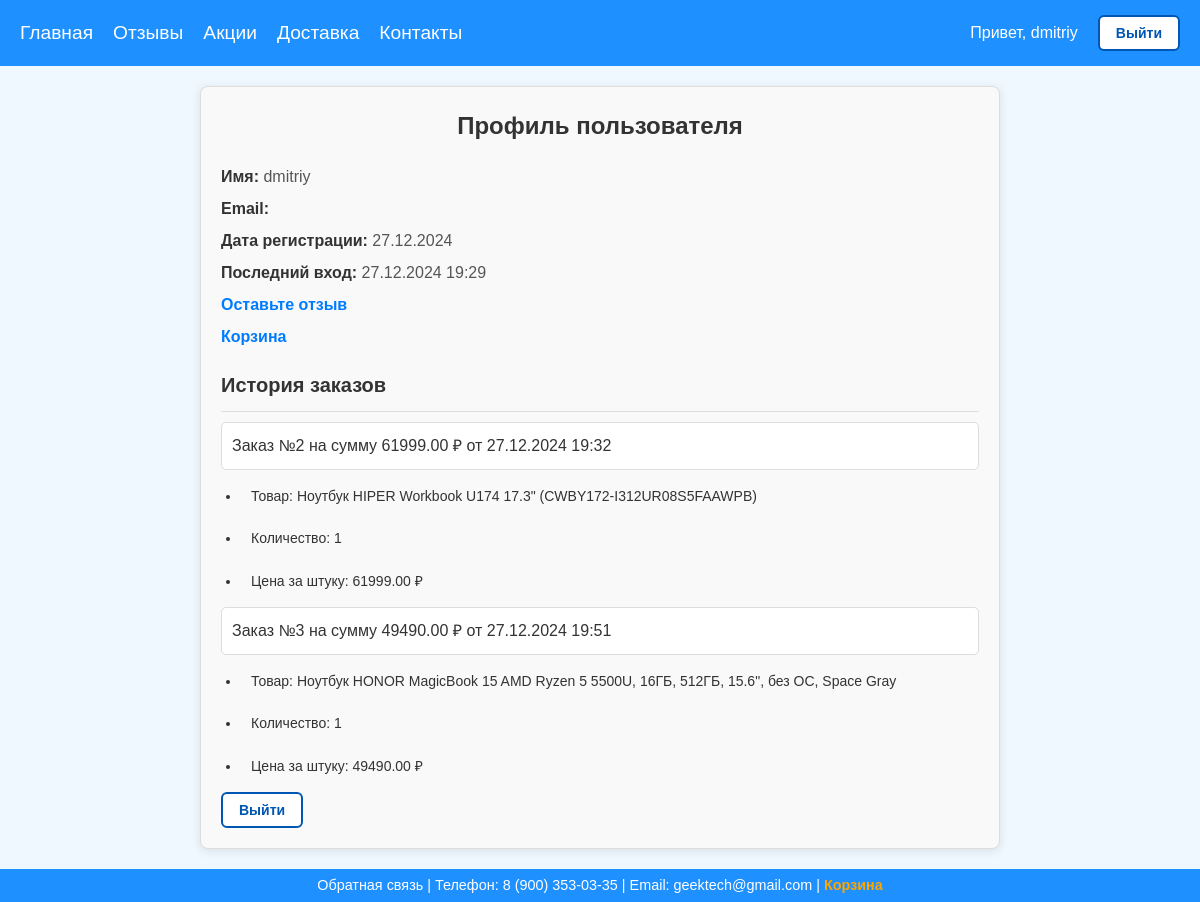
The app's page /user/profile/ (signed in) with its own data.
### shopapp/views.py (models this page shows, shortened)
class Order(models.Model):
    user = models.ForeignKey(User, on_delete=models.CASCADE, related_name='orders')
    created_at = models.DateTimeField(auto_now_add=True)
    total_price = models.DecimalField(max_digits=10, decimal_places=2, default=0.0)
    products = models.ManyToManyField(Product, through='OrderItem')

class OrderItem(models.Model):
    order = models.ForeignKey(Order, related_name='items', on_delete=models.CASCADE)
    product = models.ForeignKey(Product, on_delete=models.CASCADE)
    quantity = models.IntegerField(default=1)
    price = models.DecimalField(max_digits=10, decimal_places=2)

### shopapp/models.py (models this page shows, shortened)
class Product(models.Model):
    product_name = models.CharField(max_length=100)
    manufacturer = models.CharField(max_length=80)
    price = models.DecimalField(max_digits=10, decimal_places=2)
    description = models.TextField()
    images = models.ManyToManyField(ProductImage, blank=True, related_name='products')
    preview = models.ImageField(upload_to='products/previews/', blank=True, null=True)
    created_at = models.DateTimeField(auto_now_add=True)
    updated_at = models.DateTimeField(auto_now=True)
    discount = models.DecimalField(max_digits=5, decimal_places=2, default=0.00)
    stock_quantity = models.PositiveIntegerField(default=0)
    category = models.ForeignKey(Category, on_delete=models.CASCADE, related_name="products")

### users/views.py (the view)
# urls.py: path('profile/', profile_view, name='profile'),
@login_required
def profile_view(request: HttpRequest):
    orders = request.user.orders.all()
    for order in orders:
        for item in order.items.all():
            item.total_price = item.quantity * item.price
    return render(request, 'profile.html', {'orders': orders})

### users/templates/profile.html (shortened to what this page needs)
{% extends 'base.html' %}
{% block additional_styles %}
    {% load static %}
    <link rel="stylesheet" href="{% static 'css/base.css' %}">
    <link rel="stylesheet" href="{% static 'css/profile.css' %}">
{% endblock %}
{% block main %}
    <div class="profile-container">
        <div class="profile-header">
            <h1>Профиль пользователя</h1>
        </div>
        <div class="profile-info">
            <p><strong>Имя:</strong> {{ user.username }}</p>
            <p><strong>Email:</strong> {{ user.email }}</p>
            <p><strong>Дата регистрации:</strong> {{ user.date_joined|date:"d.m.Y" }}</p>
            <p><strong>Последний вход:</strong> {{ user.last_login|date:"d.m.Y H:i" }}</p>
            <p><strong><a href="{% url 'shopapp:feedback' %}">Оставьте отзыв</a> </strong></p>
            <p><strong><a href="{% url 'shopapp:cart' %}">Корзина</a> </strong></p>
            <h3>История заказов</h3>
            <ul>
                {% if user.orders.all %}
                    {% for order in user.orders.all %}
                        <li>Заказ №{{ order.id }} на сумму {{ order.total_price }} ₽ от {{ order.created_at|date:"d.m.Y H:i" }}</li>
                        <ul>
                            {% for item in order.items.all %}
                                <li>Товар: {{ item.product.product_name }}</li>
                                <li>Количество: {{ item.quantity }}</li>
                                <li>Цена за штуку: {{ item.price }} ₽</li>
                            {% endfor %}
                        </ul>
                    {% endfor %}
                {% else %}
                    <li>У вас нет заказов.</li>
                {% endif %}
            </ul>
        </div>
        <div>
            <form action="{% url 'logout' %}" method="post">
                <button type="submit" class="btn-logout">Выйти</button>
            </form>
        </div>
    </div>
{% endblock %}

### shopapp/templates/base.html (shortened to what this page needs)
<!DOCTYPE html>
<html lang="ru">
<head>
    {% load static %}
    <link rel="stylesheet" href="{% static 'css/base.css' %}">
    {% block additional_styles %}
    {% endblock %}
</head>
<body>
    <header>
        <div class="menu">
            <a href="{% url 'shopapp:index' %}">Главная</a>
            <a href="{% url 'shopapp:reviews' %}">Отзывы</a>
            <a href="{% url 'shopapp:promotions' %}">Акции</a>
            <a href="{% url 'shopapp:delivery' %}">Доставка</a>
            <a href="{% url 'shopapp:contacts' %}">Контакты</a>
        </div>
        <div class="log-reg-menu">
            {% if user.is_authenticated %}
                <a href="{% url 'users:profile' %}"><span>Привет, {{ user.username }}</span></a>
                <div>
                    <form action="{% url 'logout' %}" method="post">
                        <button type="submit" class="btn-logout">Выйти</button>
                    </form>
                </div>
            {% else %}
                <a href="{% url 'users:profile' %}">Войти</a>
                <a href="{% url 'users:register' %}">Регистрация</a>
            {% endif %}
        </div>
    </header>
    <main>
        {% block main %}{% endblock %}
    </main>
<footer>
    <div class="footer-content">
        <span>Обратная связь | Телефон: 8 (900) 353-03-35 | Email: geektech@gmail.com | <a href="{% url 'shopapp:cart' %}">Корзина</a></span>
    </div>
</footer>
</body>
</html>

### shopapp/static/css/base.css (style rules this page uses)
* { margin: 0; padding: 0; box-sizing: border-box; }
body { font-family: Arial, sans-serif; background-color: #f0f8ff; color: #333; line-height: 1.6; display: flex; flex-direction: column; min-height: 100vh; }
main { flex-grow: 1; }
header { background-color: #1e90ff; color: white; padding: 15px 20px; display: flex; justify-content: space-between; align-items: center; font-family: Arial, sans-serif; }
header .menu { display: flex; gap: 20px; color: #333; font-size: 1.2em; }
header .menu a { color: #fff; text-decoration: none; }
header .log-reg-menu { display: flex; justify-content: flex-end; align-items: center; gap: 20px; }
header .log-reg-menu a { color: #fff; text-decoration: none; }
footer { background-color: #1e90ff; color: white; text-align: center; padding: 5px 20px; position: relative; width: 100%; bottom: 0; margin-top: auto; }
.footer-content { display: flex; justify-content: center; align-items: center; font-size: 0.9em; font-weight: 400; }
.footer-content span { display: inline; color: white; }
.footer-content a { color: #ffa500; text-decoration: none; font-weight: bold; }
.btn-logout { background-color: #ffffff; color: #0056b3; border: 2px solid #0056b3; border-radius: 6px; padding: 8px 16px; font-size: 14px; font-weight: bold; cursor: pointer; transition: all 0.3s ease; }

### users/static/css/profile.css (style rules this page uses)
.profile-container { max-width: 800px; margin: 20px auto; padding: 20px; background-color: #f9f9f9; border: 1px solid #ddd; border-radius: 8px; box-shadow: 0 2px 10px rgba(0, 0, 0, 0.1); }
.profile-header { text-align: center; margin-bottom: 20px; }
.profile-header h1 { font-size: 24px; color: #333; }
.profile-info p { font-size: 16px; line-height: 1.5; color: #555; margin: 8px 0; }
.profile-info p strong { color: #333; }
.profile-info a { color: #007bff; text-decoration: none; }
.profile-info h3 { margin-top: 20px; font-size: 20px; color: #333; border-bottom: 1px solid #ddd; padding-bottom: 10px; }
.profile-info ul { list-style: none; padding-left: 0; margin: 10px 0; }
.profile-info ul li { margin: 10px 0; padding: 10px; background-color: #fff; border: 1px solid #ddd; border-radius: 5px; }
.profile-info ul ul { margin: 10px 0 10px 20px; list-style: disc; }
.profile-info ul ul li { background-color: #f9f9f9; border: none; padding: 5px 10px; font-size: 14px; }

### records on screen
Order: id "2", total_price "61999.00", created_at "27.12.2024 19:32"
OrderItem: product.product_name "Ноутбук HIPER Workbook U174 17.3\" (CWBY172-I312UR08S5FAAWPB)", quantity "1", price "61999.00"
Order: id "3", total_price "49490.00", created_at "27.12.2024 19:51"
OrderItem: product.product_name "Ноутбук HONOR MagicBook 15 AMD Ryzen 5 5500U, 16ГБ, 512ГБ, 15.6\", без ОС, Space Gray", quantity "1", price "49490.00"

### other values on screen
{{ user.username }} "dmitriy"
{{ user.date_joined|date:"d.m.Y" }} "27.12.2024"
{{ user.last_login|date:"d.m.Y H:i" }} "27.12.2024 19:29"
